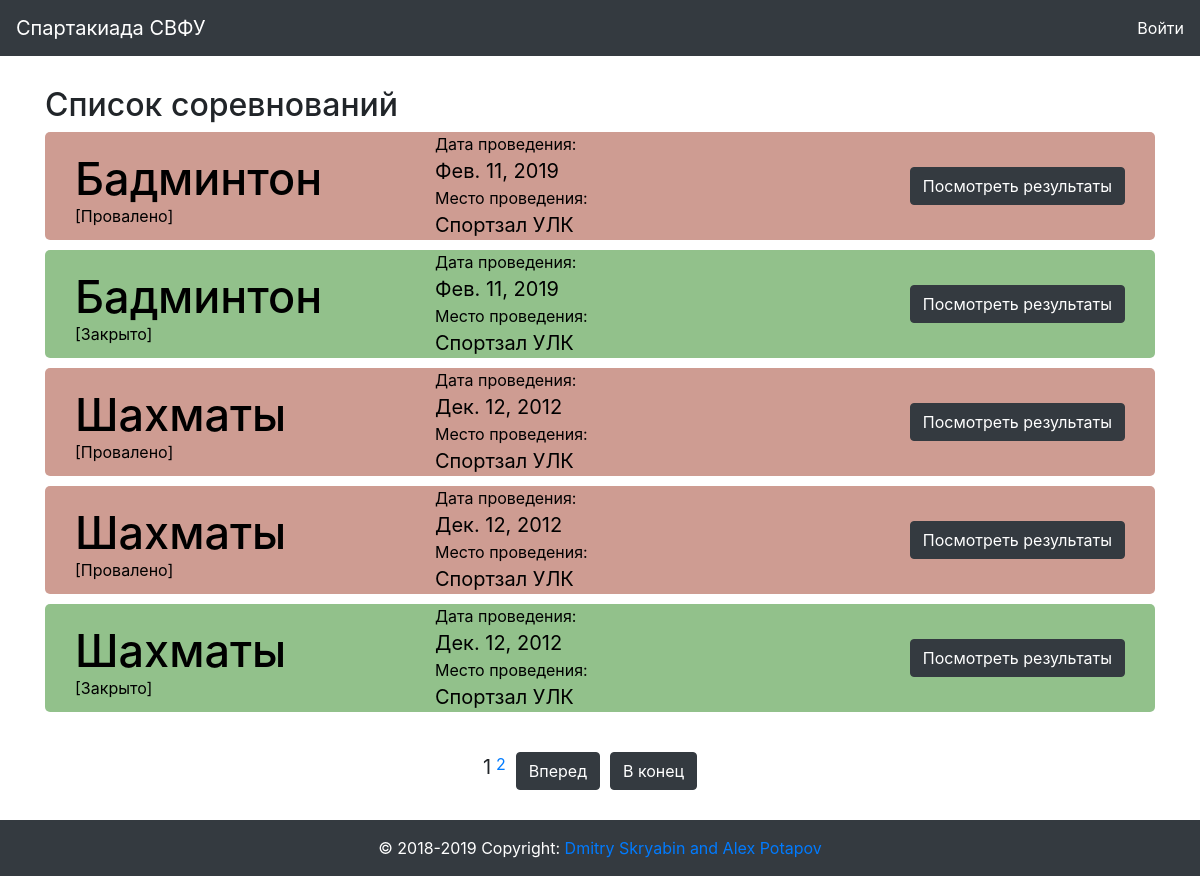
The app's page /, older data.
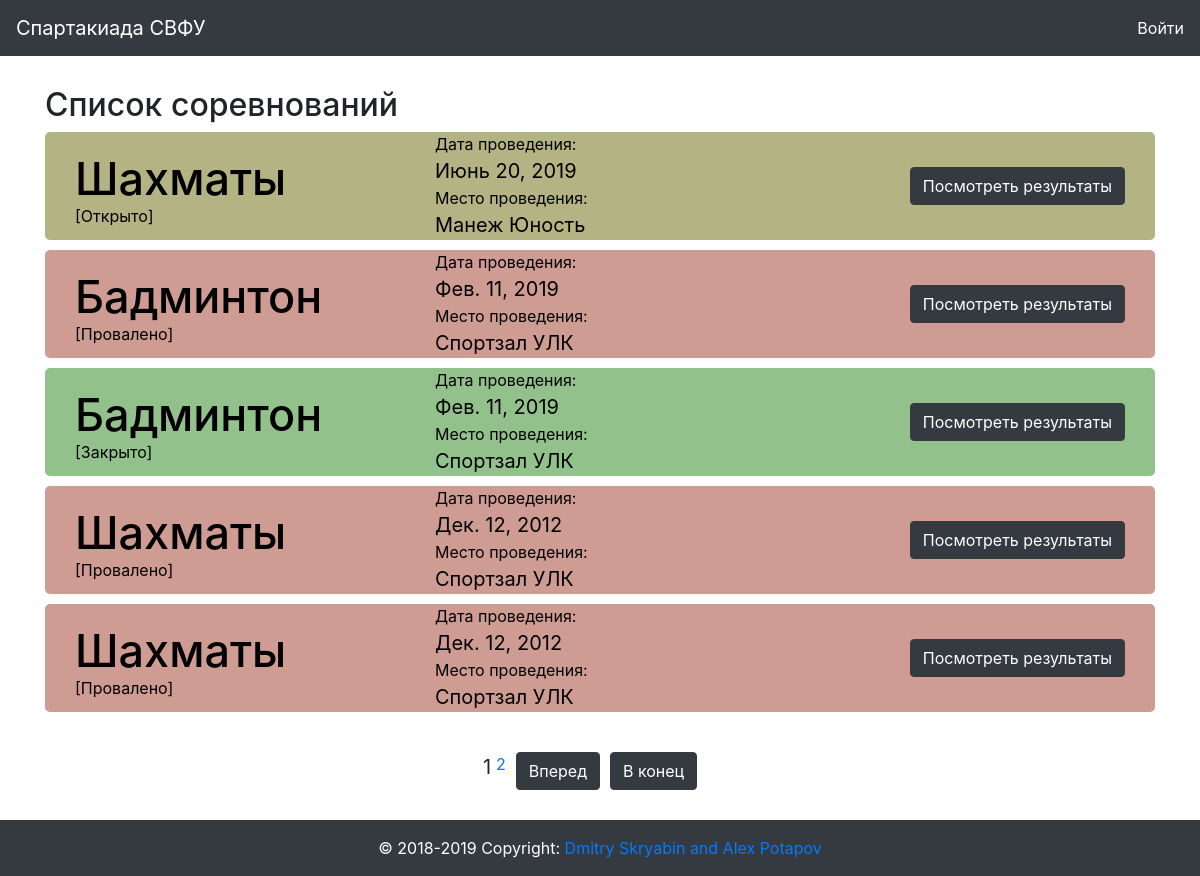
The same page, newer data.
### sport/models.py (models this page shows, shortened)
class Competition(models.Model):
    date = models.DateField(verbose_name = "Дата соревнования", default=datetime.date.today())
    place = models.ForeignKey(Place, verbose_name = "Место проведения", null = True, blank = True, on_delete = models.CASCADE)
    sport = models.ForeignKey(Sport, verbose_name = "Вид Спорта", db_index = True, on_delete = models.CASCADE)
    result = models.BooleanField(verbose_name="Проведено", default = False)

class Sport(models.Model):
    type = models.CharField(choices=SportType, verbose_name="Тип спорта", max_length=10)
    name = models.CharField(verbose_name="Вид спорта", max_length=200, db_index=True)
    class Meta:
        ordering = ['name']
        verbose_name = "вид спорта"
        verbose_name_plural = "виды спорта"

class Place(models.Model):
    name = models.CharField(verbose_name="Название", max_length=200)
    address = models.CharField(verbose_name="Адрес", max_length=300)

### svfusport/views.py (the view)
# urls.py: path('', views.index),
def index(request):
    args={}
    args['date_now'] = date.today()
    data = Competition.objects.all().order_by("-date")
    args['competition_5'] = data[:5]
    paginator = Paginator(data, 5)
    page = request.GET.get('page')
    args['competition'] = paginator.get_page(page)
    return render(request, 'main.html', args)

### templates/main.html (shortened to what this page needs)
{% extends 'index.html' %}
{% block main %}
<div class="row">
  <div class="container-fluid">
    <div class="container competition-list-container">
      <h2>Список соревнований</h2>
      {% for item in competition %}
        <div class="container competition-container-main">
          <div class="col-4">
            <h3>{{ item.sport.name }}</h3>
            {% if item.result %}
              <p class="result_yes" style="margin-top: -30px;
              ">[Закрыто]</p>
            {% elif item.date < date_now and not item.result %}
              <p class="result_failed" style="margin-top: -30px;
              ">[Провалено]</p>
            {% else %}
              <p class="result_no" style="margin-top: -30px;
              ">[Открыто]</p>
            {% endif %}
          </div>
          <div class="col-4">
            <p>Дата проведения: <br><span class="competition-span">{{ item.date }}</span></p>
            <p>Место проведения: <br><span class="competition-span">{{ item.place.name }}</span></p>
          </div>
          <div class="col-4">
            {% if user.is_authenticated %}
            <div class="dropdown">
              <button class="btn btn-dark dropdown-toggle competition-btn" type="button" id="dropdownMenuButton" data-toggle="dropdown" aria-haspopup="true" aria-expanded="false">
                Операции
              </button>
              <div class="dropdown-menu" aria-labelledby="dropdownMenuButton">
                <a class="dropdown-item" href="{% url 'sport:competitionedit' item.id %}">Редактировать</a>
                <a class="dropdown-item" href="{% url 'sport:form-create-view'%}">Подать заявку</a>
                <a class="dropdown-item" href="{% url 'sport:teamresult' item.id %}">Результат соревнования</a>
                <a class="dropdown-item" href="{% url 'sport:teamresult_other' %}">Все результатов</a>
                <a class="dropdown-item" href="{% url 'sport:table_referee' item.id %}">Судейское решение</a>
              </div>
            </div>
            {% else %}
            <a href="{% url 'sport:teamresult' item.id %}"><button type="button" name="button" class="btn btn-dark competition-btn">Посмотреть результаты</button></a>
            {% endif %}
          </div>
        </div>
      {% endfor %}
    </div>
      <div class="pagination container">
          <div class="col-2">
          </div>
          <div class="col-8 d-flex flex-row justify-content-center">
            {% for num in competition.paginator.page_range %}
              {% if competition.number == num %}
              <span class="pagination-current">{{ num }}</span>
              {% elif num > competition.number|add:'-3' and num < competition.number|add:'3' %}
              <a class="" href="?page={{ num }}">{{ num }}</a>
              {% endif %}
            {% endfor %}
            {% if competition.has_next %}
              <a class="btn btn-dark" href="?page={{ competition.next_page_number }}">Вперед</a>
              <a class="btn btn-dark" href="?page={{ competition.paginator.num_pages }}">В конец</a>
            {% endif %}
          </div>
          <div class="col-2">
          </div>
    </div>
  </div>
</div>
{% endblock %}

Row changes from the older to the newer data that the page shows:
no longer on this page (row unchanged): Competition: sport.name "Шахматы", result "[Закрыто]", date "Дек. 12, 2012", place.name "Спортзал УЛК"
added Competition: sport.name "Шахматы", result "[Открыто]", date "Июнь 20, 2019", place.name "Манеж Юность"
